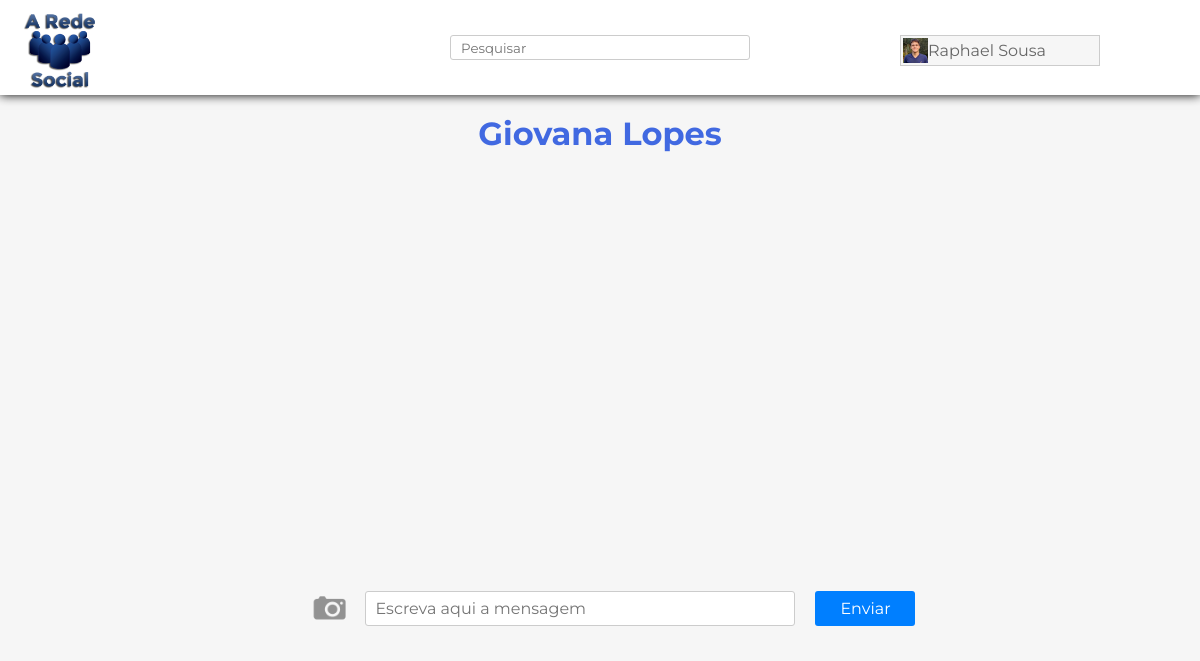
Screenshot of /chat.php?from=2 (signed in) with the database file from the repository.
### tables this page shows
CREATE TABLE `usuario` (
  `codigo` int(11) NOT NULL,
  `email` varchar(100) NOT NULL,
  `senha` varchar(30) NOT NULL,
  `nome` varchar(50) NOT NULL,
  `data_nascimento` date DEFAULT NULL,
  `foto` text,
  `descricao` varchar(250) DEFAULT NULL
);

### chat.php (the view, shortened to what this page needs)
<?php
	include("home.php");
	$id = $_GET["from"];
	$tudo = "SELECT * FROM usuario WHERE codigo='$id'";
	$result = $conexao->prepare($tudo);
    $result->execute();
    foreach($result as $saber);
?>
<html>
	<head>
	</head>
	<body>
		<br />
		<h2><a href="profile.php?id=<?php echo $id; ?>"><?php echo $saber["nome"]; ?></a></h2><br />
		<form method="POST" enctype="multipart/form-data">
			<div id="box">
			</div>
			<br />
			<div id="send">
				<label for="file-input">
					<img src="img/imagegrey.png" title="Enviar uma imagem" />
				</label>
				<input type="text" name="text" placeholder="Escreva aqui a mensagem" autocomplete="off">&nbsp;&nbsp;&nbsp;
				<input type="submit" name="send" value="Enviar">
			</div>
		</form>
		<br />
	</body>
</html>

### home.php (shortened to what this page needs)
<?php
    include("db.php");
?>
<!DOCTYPE html>
<html>
<head>
</head>
<body>
	<div id="topo">
		<a href="index.php"><img src="img/logo.png" width="80" height="80" name="logo"></a>
		<form method="GET" action="pesquisar.php">
			<input type="text" placeholder="Pesquisar" name="query" autocomplete="off"><input type="submit" hidden>
		</form>
		<?php
		 	$email = $_SESSION['emailUser'];
		  	$select = "SELECT * FROM usuario WHERE email ='$email'";
		  	$result = $conexao->prepare($select);
		  	$result->execute();
		  	foreach($result as $valor){
		    	$nome = $valor["nome"];
		 	}
        ?>
        <ul id="nav">
		    <li>
		    	<a href="myprofile.php">
		    	<?php
					if ($valor["foto"]=="") {
						echo '<img src="img/perfil.png" alt="" id="perfil">';
					}else{
						echo '<img src="upload/'.$valor["foto"].'" alt="" id="perfil">';
					}
					echo $valor["nome"];
				?>
			    </a>
		    </li>
		</ul>
	</div>
</body>
</html>

### db.php (style rules this page uses)
html { -webkit-animation: fadein 2s; -moz-animation: fadein 2s; -ms-animation: fadein 2s; -o-animation: fadein 2s; animation: fadein 2s; }

### home.php (style rules this page uses)
* { font-family: 'Montserrat', cursive; margin: 0; }
body { background: #F6F6F6; }
div#topo { width: 100%; top: 0; background: #FFF; box-shadow: 0 0 10px #000; height: 95px; }
div#topo img[name="logo"] { float: left; margin-left: 20px; margin-top: 10px; }
div#topo input[type="text"] { border: 1px solid #CCC; width: 300px; height: 25px; padding-left: 10px; border-radius: 3px; display: block; margin: auto; }
div#topo form { width: 300px; display: block; margin: auto; padding-top: 35px; }
div#topo img#perfil { float: left; margin-top: -3px; margin-left: -3px; width: 25px; height: 25px; }
div#topo ul { float: right; margin-right: 100px; margin-top: -25px; padding: 0; list-style: none; width: 200px; }
div#topo ul li { position: relative; }
div#topo ul li a { display: block; text-decoration: none; color: #666; background: #F6F6F6; padding: 5px; border: 1px solid #ccc; }

### chat.php (style rules this page uses)
h2 { text-align: center; font-size: 32px; color: #4169E1; }
a { color: #4169E1; text-decoration: none; }
div#box { display: block; margin: auto; width: 650px; height: 400px; }
div#send { display: block; margin: auto; width: 650px; text-align: center; font-size: 20px; }
div#send input[name="text"] { width: 430px; height: 35px; border: 1px solid #CCC; border-radius: 3px; font-size: 16px; padding-left: 10px; }
div#send input[name="send"] { width: 100px; height: 35px; border: none; border-radius: 3px; font-size: 16px; background: #007fff; color: #FFF; cursor: pointer; }
div#send img { float: left; display: block; margin: auto; margin-top: -8px; margin-left: 30px; width: 50px; cursor: pointer; }

### rows the page displays
usuario: foto (picture), nome "Raphael Sousa"
usuario: nome "Giovana Lopes"
